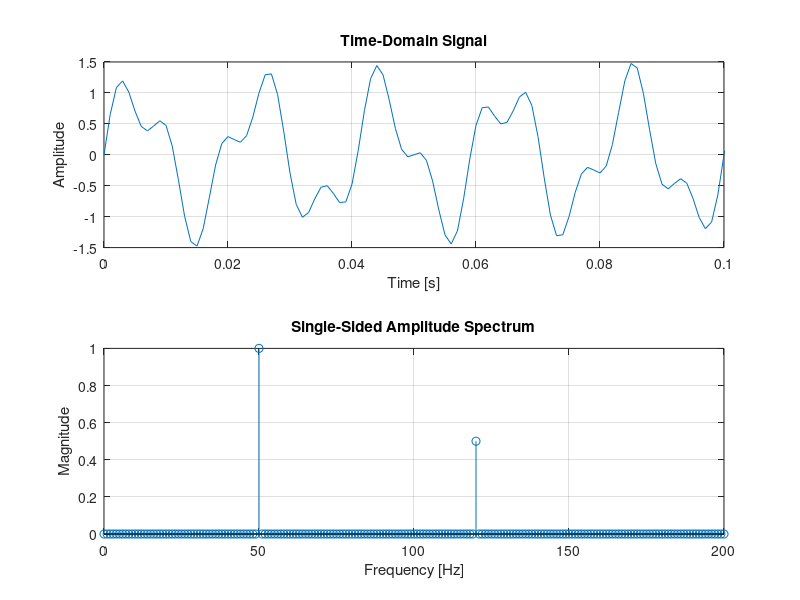

Source code (MATLAB):
%% DFT-FFT Frequency Spectrum

clear; clc;
close all;

fs = 1000;
T = 1/fs;

t = 0:T:1-T;

f1 = 50;
f2 = 120;

x = sin(2*pi*f1*t) + 0.5*sin(2*pi*f2*t);

N = length(x);

X = fft(x);

P2 = abs(X/N);
P1 = P2(1:N/2+1);

P1(2:end-1) = 2*P1(2:end-1);

f = fs*(0:N/2)/N;

subplot(2,1,1);
plot(t,x);
xlabel('Time [s]');
ylabel('Amplitude');
title('Time-Domain Signal');
xlim([0 0.1]);
grid on;

subplot(2,1,2);
stem(f,P1);
xlabel('Frequency [Hz]');
ylabel('Magnitude');
title('Single-Sided Amplitude Spectrum');
xlim([0 200]);
grid on;
